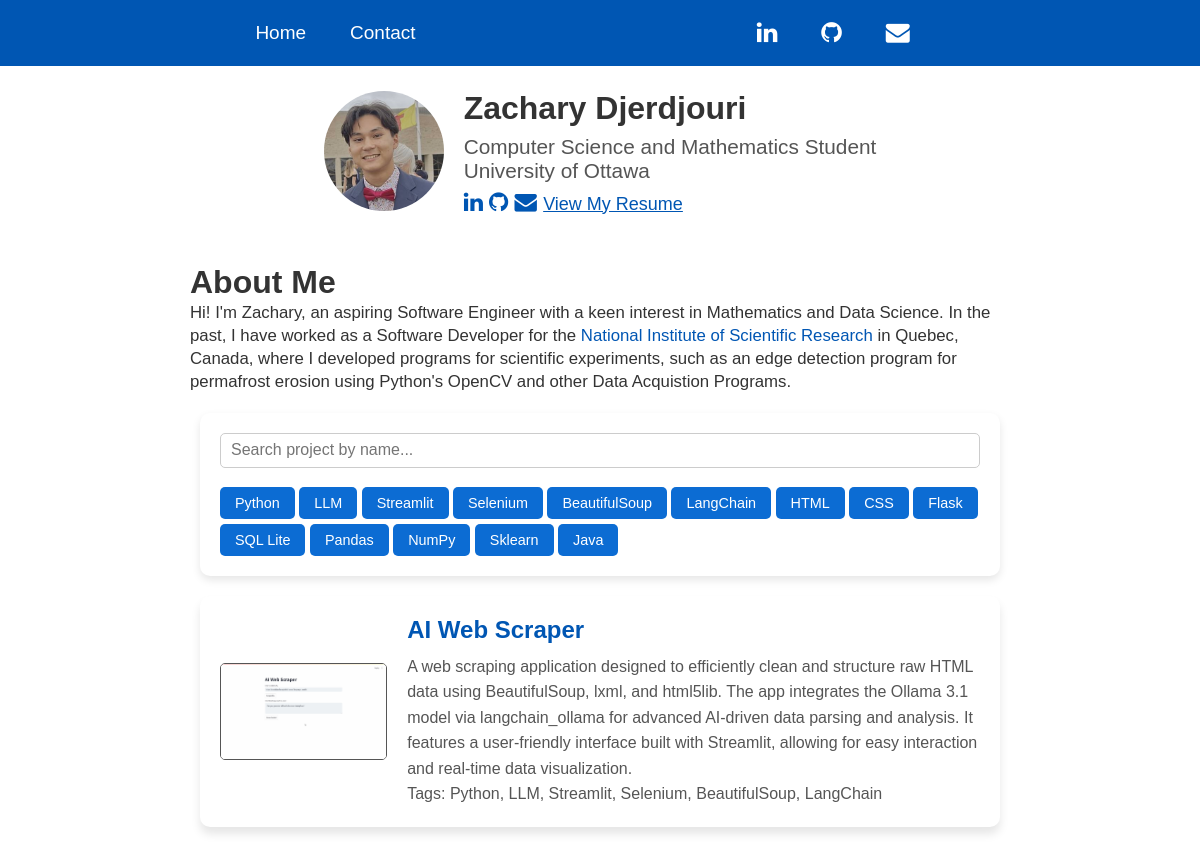
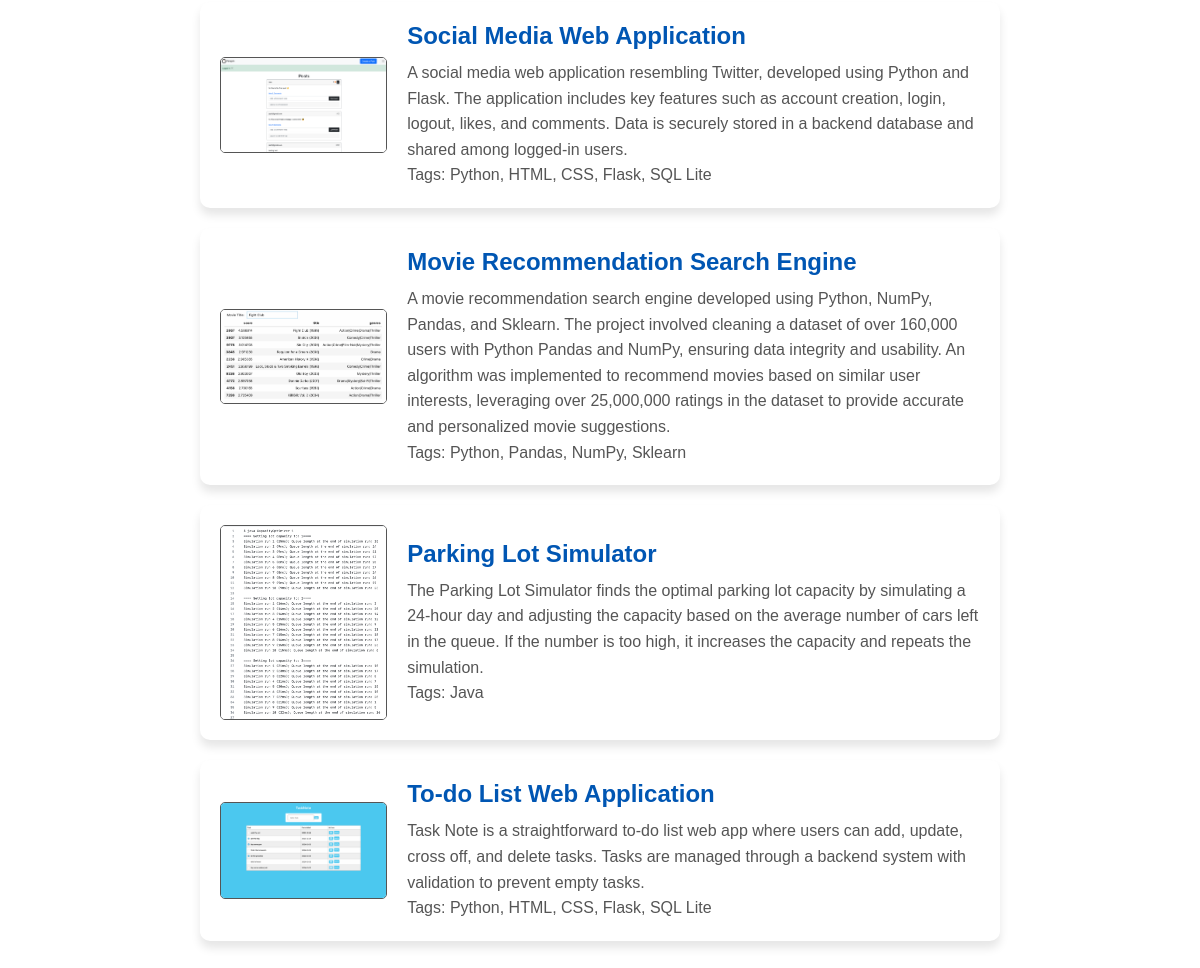
The page / on the database its author committed (2 pictures, top to bottom).
### main/models.py (models this page shows, shortened)
class Tag(models.Model):
    name = models.CharField(max_length=100, unique=True)
    def __str__(self) -> str:
        return self.name

class Project(models.Model):
    title = models.CharField(max_length=200)
    description = models.TextField()
    tags = models.ManyToManyField(Tag, related_name="projects")
    link = models.URLField(max_length=200, blank=True)

class ProjectImage(models.Model):
    project = models.ForeignKey(
        Project, related_name="images", on_delete=models.CASCADE
        )
    image = models.ImageField(upload_to="project_images/")

### main/views.py (the view)
# urls.py: path("", views.home, name="home"),
def home(request):
    projects = Project.objects.all()
    tags = Tag.objects.all()
    return render(request, "home.html", {"projects": projects, "tags": tags})

### main/templates/home.html (shortened to what this page needs)
{% extends 'base.html'%}
{% load static %}
{% block extrahead %}
    <link rel="stylesheet" href="{% static 'css/home.css' %}">
{% endblock extrahead %}
{% block content %}
    <div class="main-container">
        <div class="intro-section">
            <div>
                <img src="{% static 'images/profile_pic.jpeg' %}" alt="Profile Picture" class="profile-pic"/>
            </div>
            <div class="profile-info">
                <h1>Zachary Djerdjouri</h1>
                <p class="intro-description">
                    Computer Science and Mathematics Student
                    <br/>
                    University of Ottawa
                </p>
                <ul class="icons">
                    <a href="https://www.linkedin.com/in/zachary-djerdjouri-902142212/" target="_blank"><i class="fa fa-linkedin"></i></a>
                    <a href="https://github.com/Zachdj27" target="_blank"><i class="fa fa-github"></i></a>
                    <a href="mailto:zdjer050@uottawa.ca" target="_blank"><i class="fa fa-envelope"></i></a>
                    <a href="{% static 'resume/DJERDJOURI_ZACHARY_RESUME.pdf' %}" target="_blank" style="font-size:18px; text-decoration:underline">View My Resume</a>
                </ul>
            </div>
        </div>
        <div class="about-section">
            <h1>About Me</h1>
            <p class="about-me-text">Hi! I'm Zachary, an aspiring Software Engineer with a keen interest in Mathematics
                and Data Science.
                In the past, I have worked as a Software Developer for
                the <a href="https://inrs.ca/la-recherche/innover-avec-l-inrs/">National Institute of Scientific Research</a>
                in Quebec, Canada, where I developed programs for scientific experiments, such as an edge detection
                program for permafrost erosion using Python's OpenCV and other Data Acquistion
                Programs.
            </p>
        </div>
        <div class="filters">
            <input type="text" id="name-search" placeholder="Search project by name..."/>
            <div class="tags-list">
                {% for tag in tags %}
                    <button class="tag" data-tag="{{ tag.name|lower }}">{{ tag.name }}</button>
                {% endfor %}
            </div>
        </div>
        <div class="projects-list">
            {% for project in projects %}
                <div class="project" data-name="{{project.title|lower}}" data-tags="{{project.tags.all|join:', '|lower}}">
                    {% if project.images.first %}
                    <img src="{{ project.images.first.image.url }}" alt="{{ project.title }} Image">
                    {% endif %}
                    <div>
                        <h2><a href="{% url 'project' project.id %}">{{project.title}}</a></h2>
                        <p>{{project.description}}</p>
                        <p>Tags: {{project.tags.all|join:', '}}</p>
                    </div>
                </div>
            {% endfor %}
        </div>
    </div>
{% endblock content %}

### main/templates/base.html (shortened to what this page needs)
{% load static %}
<!DOCTYPE html>
<html>
    <head>
        <link rel="stylesheet" href="{% static 'css/base.css' %}">
        <link rel="stylesheet" href="https://cdnjs.cloudflare.com/ajax/libs/font-awesome/4.7.0/css/font-awesome.min.css">
        {% block extrahead %}
        {% endblock extrahead %}
    </head>
    <body>
        <header>
            <ul class="nav-menu">
                <li class="right-group">
                    <a href="/home">Home</a>
                    <a href="/contact">Contact</a>
                </li>
                <li class="left-group">
                    <a href="https://www.linkedin.com/in/zachary-djerdjouri-902142212/" target="_blank"><i class="fa fa-linkedin"></i></a>
                    <a href="https://github.com/Zachdj27" target="_blank"><i class="fa fa-github"></i></a>
                    <a href="mailto:zdjer050@uottawa.ca" target="_blank"><i class="fa fa-envelope"></i></a>
                </li>
            </ul>
        </header>
        <main>
            {% block content%}
            {% endblock content %}
        </main>
    </body>
</html>

### main/static/css/base.css (style rules this page uses)
body { font-family: 'Palatino', sans-serif; background-color: #ffffff; color: #333; margin: 0; padding: 20px; }
* { box-sizing: border-box; margin: 0; padding: 0; font-family: "Palatino", sans-serif; }
a { color: #0056b3;; text-decoration: none; }
header { background-color: #0056b3; color: white; padding: 10px 20px; width: 100%; position: fixed; top: 0; left: 0; right: 0; z-index: 1000; }
.nav-menu { list-style: none; display: flex; justify-content: space-between; align-items: center; margin: 0; padding: 0; font-size: 19px; }
.nav-menu .left-group { display: flex; gap: 14px; }
.nav-menu .right-group { display: flex; gap: 14px; }
.nav-menu li { text-align: left; }
.nav-menu a { color: white; transition: color 0.3s ease; padding: 10px 15px; text-decoration: none; }
.nav-menu i { font-size: 24px; }
main { margin-top: 20px; }
@media (min-width: 768px) { .left-group { margin-right: 22%; } }
@media (min-width: 768px) { .right-group { margin-left: 19%; } }

### main/static/css/home.css (style rules this page uses)
.main-container { max-width: 860px; margin: 0 auto; padding: 0 20px; box-sizing: border-box; justify-content: left; }
.intro-section { padding: 20px; display: flex; align-items: center; justify-content: center; width: 100%; box-sizing: border-box; margin-top: 50px; margin-bottom: 28px; }
.profile-pic { width: 120px; height: 120px; border-radius: 50%; margin-right: 20px; object-fit: cover; }
.profile-info h1 { margin: 0; font-size: 2.0em; }
.intro-description { font-size: 1.3em; color: #555; margin-top: 8px; text-align: justify; }
.icons { margin-top: 6.5px; font-size: 1.4em; }
.about-me-text { font-size: 1.05em; line-height: 23px; }
.filters { background-color: #ffffff; padding: 20px; border-radius: 10px; box-shadow: 0 4px 8px rgba(0, 0, 0, 0.1); margin-bottom: 20px; max-width: 800px; margin: 20px auto; }
.filters, .project { max-width: 800px; margin: 20px auto; }
.project { display: flex; align-items: center; padding: 20px; background-color: #ffffff; border-radius: 10px; box-shadow: 0 7px 10px rgba(0, 0, 0, 0.1); margin-bottom: 20px; }
.project img { max-width: 22%; max-height: 25%; border-radius: 5px; margin-right: 20px; object-fit: cover; border: 0.5px solid #555; }
.project h2 { margin-top: 0; margin-bottom: 10px; color: #007bff; }
.project p { margin: 0; line-height: 1.6; color: #555; }
#name-search { padding: 10px; width: 100%; border: 1px solid #ccc; border-radius: 5px; height: 35px; font-size: 1em; margin-bottom: 15px; }
.tag { background-color: #0c6cd3; color: white; border: none; padding: 8px 15px; border-radius: 5px; cursor: pointer; transition: background-color 0.3s ease; font-size: 0.9em; margin-top: 4.5px; }

### rows shown on the page
Tag: name "Python"
Tag: name "LLM"
Tag: name "Streamlit"
Tag: name "Selenium"
Tag: name "BeautifulSoup"
Tag: name "LangChain"
Tag: name "HTML"
Tag: name "CSS"
Tag: name "Flask"
Tag: name "SQL Lite"
Tag: name "Pandas"
Tag: name "NumPy"
Tag: name "Sklearn"
Tag: name "Java"
Project: images.first.image (picture), title "AI Web Scraper", description "A web scraping application designed to efficiently clean and structure raw HTML data using BeautifulSoup, lxml, and html5lib. The app integrates the Ollama 3.1 model via langchain_ollama for advanced AI-driven data parsing and analysis. It features a user-friendly interface built with Streamlit, allowing for easy interaction and real-time data visualization.", tags.all "Python, LLM, Streamlit, Selenium, BeautifulSoup, LangChain"
Project: images.first.image (picture), title "Social Media Web Application", description "A social media web application resembling Twitter, developed using Python and Flask. The application includes key features such as account creation, login, logout, likes, and comments. Data is securely stored in a backend database and shared among logged-in users.", tags.all "Python, HTML, CSS, Flask, SQL Lite"
Project: images.first.image (picture), title "Movie Recommendation Search Engine", description "A movie recommendation search engine developed using Python, NumPy, Pandas, and Sklearn. The project involved cleaning a dataset of over 160,000 users with Python Pandas and NumPy, ensuring data integrity and usability. An algorithm was implemented to recommend movies based on similar user interests, leveraging over 25,000,000 ratings in the dataset to provide accurate and personalized movie suggestions.", tags.all "Python, Pandas, NumPy, Sklearn"
Project: images.first.image (picture), title "Parking Lot Simulator", description "The Parking Lot Simulator finds the optimal parking lot capacity by simulating a 24-hour day and adjusting the capacity based on the average number of cars left in the queue. If the number is too high, it increases the capacity and repeats the simulation.", tags.all "Java"
Project: images.first.image (picture), title "To-do List Web Application", description "Task Note is a straightforward to-do list web app where users can add, update, cross off, and delete tasks. Tasks are managed through a backend system with validation to prevent empty tasks.", tags.all "Python, HTML, CSS, Flask, SQL Lite"
